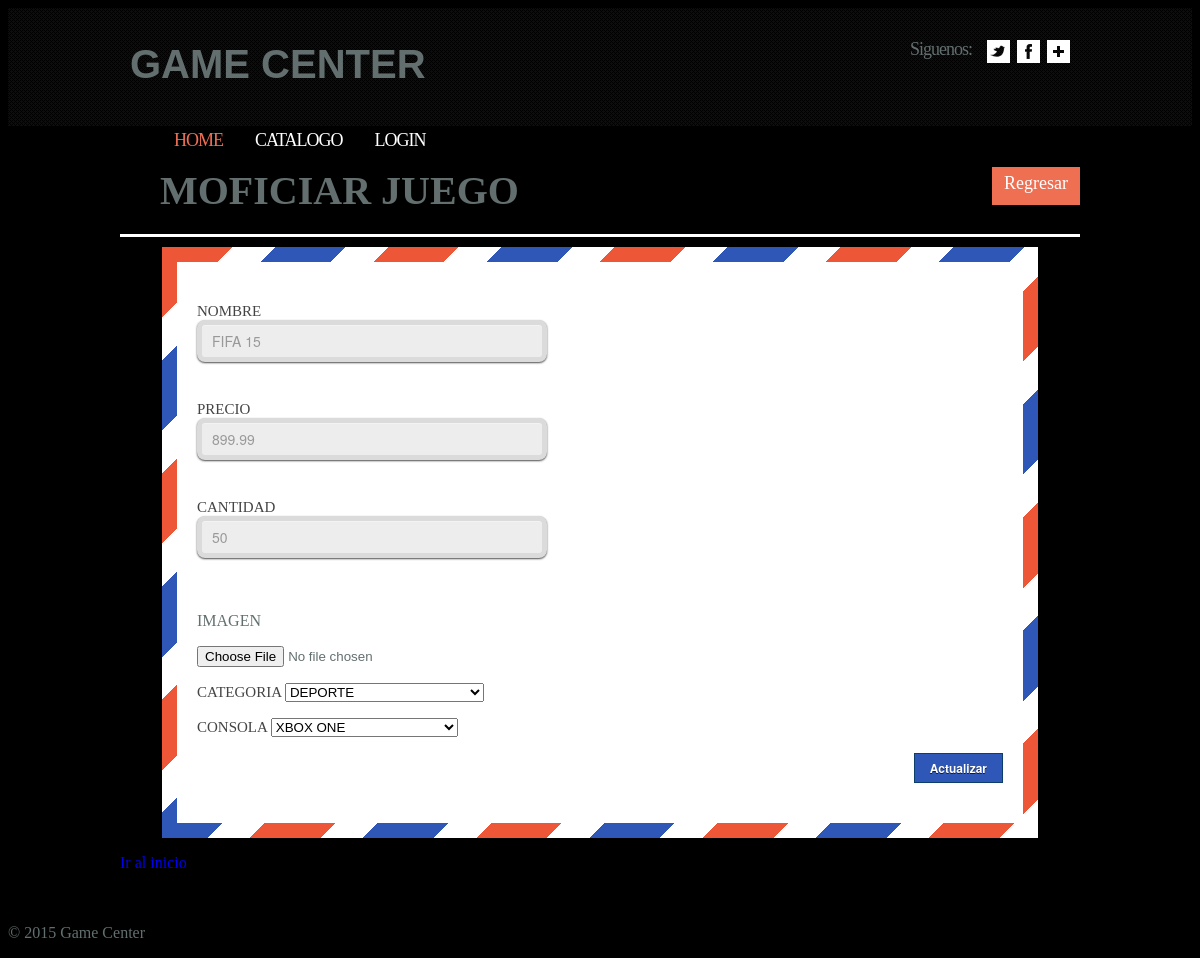
The page /modificarJuego.php?id=3 on the database as committed earlier.
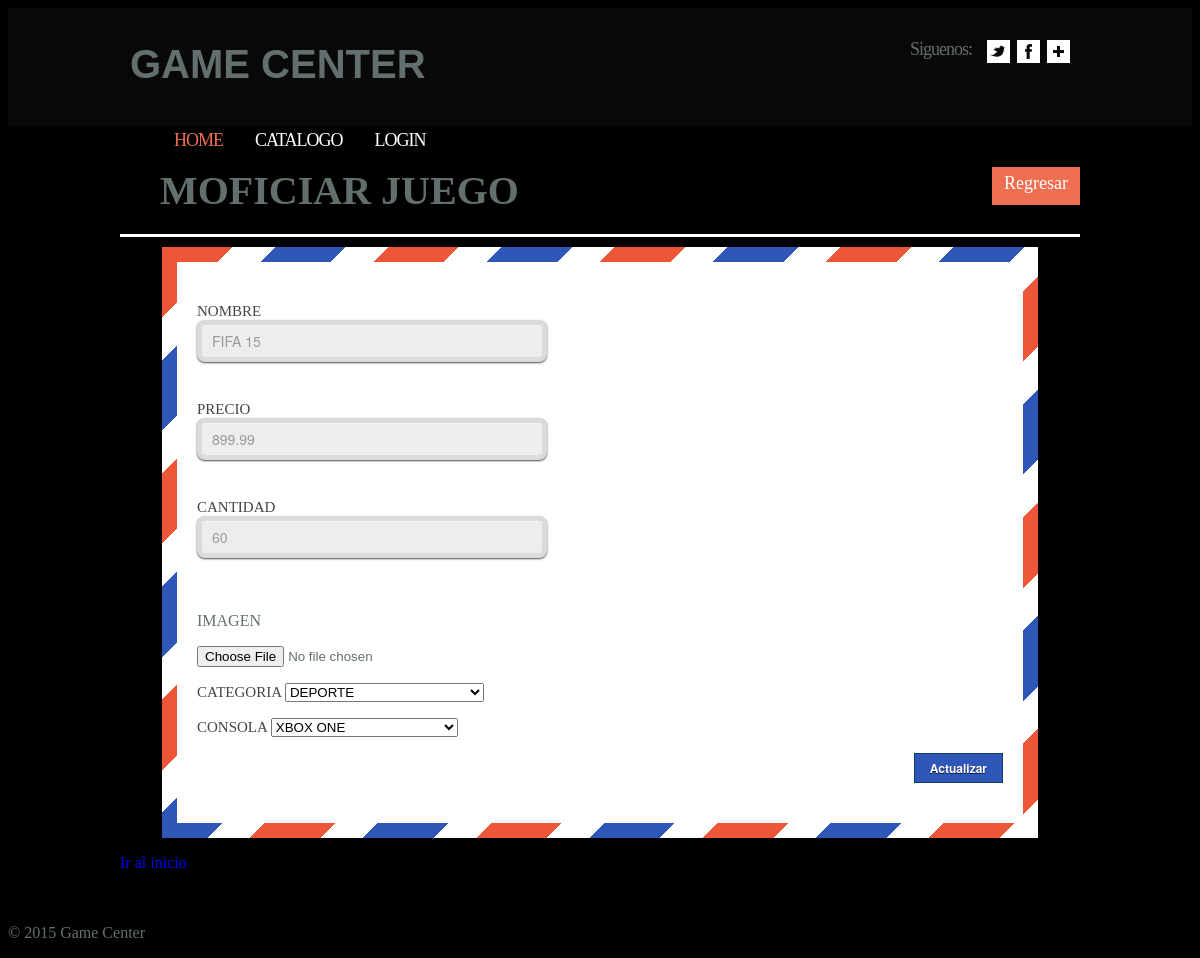
The same page on the database as committed later.
### tables this page shows
CREATE TABLE IF NOT EXISTS `juegos` (
`id` int(11) NOT NULL,
  `nombre` varchar(45) NOT NULL,
  `precio` double NOT NULL,
  `cantidad` int(11) NOT NULL,
  `imagen` varchar(45) NOT NULL,
  `categoria_id` int(11) NOT NULL DEFAULT '0',
  `consola_id` int(11) NOT NULL DEFAULT '0'
);

### daos/global.php (called while the page is built, shortened)
<?php
function ejecutar_query($query)
{
    $con = mysqli_connect(SERVER, USER, PASSWORD, DB_NAME) or die ("Error " . mysqli_error($con));
    return mysqli_query($con, $query);
}

### daos/find_one_game.php (called while the page is built)
<?php
$id = $_GET['id'];
$query = "SELECT * FROM `juegos` WHERE `id` = $id";
$juego = ejecutar_query($query)->fetch_array();

### daos/show_all_categorias.php (called while the page is built)
<?php
$query2 = "select * from categoria ";
$categorias = ejecutar_query($query2);
?>

### daos/show_all_consolas.php (called while the page is built)
<?php
$query1 = "select * from consola";
     $con = mysqli_connect(SERVER, USER, PASSWORD, DB_NAME) or die ("Error " . mysqli_error($con));
$consolas = mysqli_query($con,$query1);
?>

### modificarJuego.php (the view, shortened to what this page needs)
<?php
include 'daos/global.php';
include 'daos/find_one_game.php';
include 'daos/show_all_categorias.php';
include 'daos/show_all_consolas.php';
?>
<!DOCTYPE html>
<html>
<head lang="en">
    <link rel="stylesheet" href="styles/index.css"/>
    <link rel="stylesheet" href="styles/tables.css"/>
    <link rel="stylesheet" href="styles/formulario.css"/>
</head>
<body>
<?php include '_header.php' ?>
<div class="table_up" id="content">
    <h2 class="title">Moficiar Juego</h2>
    <a href="juegos.php" class="button btn_table">Regresar</a>
</div>
<div class="wrap-table" id="content">
    <div id="formModificarJuego" name="formModificarJuego">
        <form name="myformModificarJuego" class="myformModificarJuego" method="post" action="daos/actualizarJuego.php" enctype='multipart/form-data'>
            <div class="formulario">
                <div class="column">
                    <label>NOMBRE </label><input type="text" id="nombre" name="nombre" class="form-input" value="<?php echo $juego['nombre'] ?>"><br>
                    <label>PRECIO </label><input type="text" id="precio" name="precio" class="form-input" value="<?php echo $juego['precio'] ?>"><br>
                    <label>CANTIDAD </label><input type="text" id="cantidad" name="cantidad" class="form-input" value="<?php echo $juego['cantidad'] ?>"><br>
                    <div id="div_file">
                        <p id="texto">IMAGEN</p><input  type="file" id="img1" name="img1" ><br>
                    </div>
                    <div>
                        <p>
                            <label>CATEGORIA </label>
                            <select class="cmbCategoria" name="categoria"   >
                                <?php
                                foreach ($categorias as $categoria) {
                                    if ($categoria['id'] === $juego['categoria_id']){
                                        echo '<option value="' . $categoria['id'] . '" id="' . $categoria['id'] . '" selected >' . $categoria['nombre'] . '</option>';
                                    } else {
                                        echo '<option value="' . $categoria['id'] . '" id="' . $categoria['id'] . '" >' . $categoria['nombre'] . '</option>';
                                    }
                                }
                                ?>
                            </select>
                        </p>
                    </div>
                    <div>
                        <p>
                            <label>CONSOLA </label>
                            <select class="cmbConsola" name="consola"  >
                                <?php
                                foreach ($consolas as $consola) {
                                    if($consola['id'] === $juego['consola_id']){
                                        echo '<option value="' . $consola['id'] . '" id="' . $consola['id'] . '" selected>' . $consola['nombre'] . '</option>';
                                    } else {
                                        echo '<option value="' . $consola['id'] . '" id="' . $consola['id'] . '" >' . $consola['nombre'] . '</option>';
                                    }
                                }
                                ?>
                            </select>
                        </p>
                    </div>
                </div>
                <input  type="submit" id="modificar" name="modificar" value="Actualizar" class="form-btn">
            </div>
        </form>
    </div>
    <p>
        <a href="index.php">Ir al inicio</a>
    </p>
</div>
<?php include '_footer.php' ?>
</body>
</html>

Rows that differ between the two databases and show on the page:
changed juegos "FIFA 15": cantidad "50" → "60"
